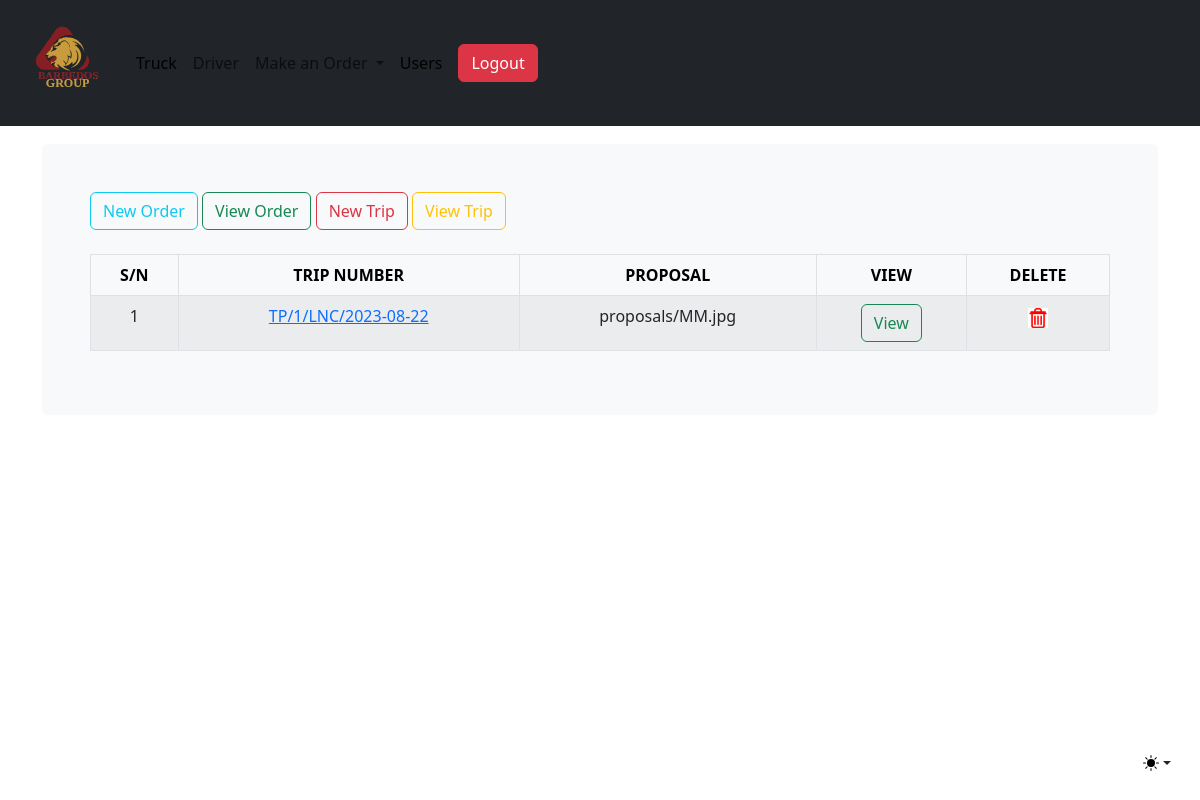
/trip-app/view-Itrip/ (signed in), run on an earlier commit of the app's database.
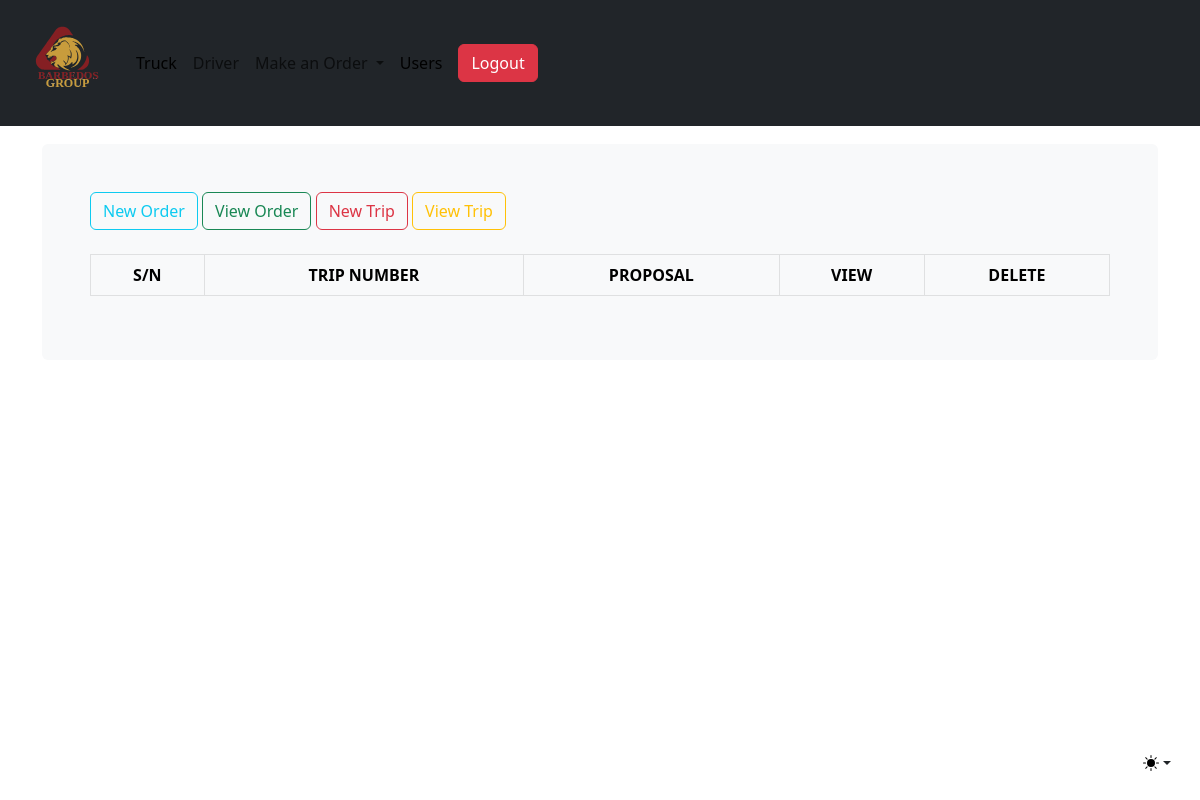
And on a later commit of the database.
### trips/models.py (models this page shows, shortened)
class IndividualTrips(models.Model):
    CHOICES = (("TP","TRIP"),)
    name =  models.CharField(max_length=2, choices=CHOICES, default="TP")
    initials =  models.CharField(max_length=5, help_text="Enter Fullname Initials")
    date = models.DateField(auto_now_add=True)
    proposal = models.FileField(upload_to="proposals/")
    class Meta:
        verbose_name = "Individual Trip"
        verbose_name_plural = "Individual Trips"
    @property
    def Trip_no(self):
        return f"{self.name}/{self.id}/{self.initials}/{self.date}"

### trips/views.py (the view)
# urls.py: path("view-Itrip/", views.IndividualTripView, name="viewindividualtrip"),
@login_required(login_url="account:login")
@staff_member_required(login_url="base:index")
def IndividualTripView(request):
    title = "Trips"
    query = IndividualTrips.objects.all()
    context = {"title": title, "iadded": query}
    return render(request, "display/itrip.html", context)

### templates/display/itrip.html (shortened to what this page needs)
{% extends 'base/base.html' %}
{% load crispy_forms_tags %}
{% load static %}
{% block content %}
{% include "base/inavbar.html" %}
    <div class="table responsive">
         <br>
     <table class = 'table table-bordered table-striped'>
        <thead class = 'table-light'>
            <tr>
            <th class = "text-center">S/N</th>
            <th class = "text-center">TRIP NUMBER</th>
            <th class = "text-center">PROPOSAL</th>
            <th class = "text-center">VIEW</th>
            {% if request.user.is_superuser %}
            <th class = "text-center">DELETE</th>
            {% endif %}
            </tr>
        </thead>
        {%for item in iadded %}
        <tr>
            <td class = "text-center">{{forloop.counter}}</td>
            <td class = "text-center"><a href="{% url 'trips:updateindividualtrip' item.id %}">{{item.Trip_no|upper}}</a></td>
            <td class = "text-center">{{item.proposal}}</td>
            <td class = "text-center"><a href="{% url 'trips:itorders' item.id %}" class="btn btn-outline-success">View</a></td>
            {% if request.user.is_superuser %}
            <td class = "text-center"><a href="{% url 'trips:deleteindividualtrip' item.id %}"><img src="{% static 'img/del.jpg' %}" height= "20" width="20"></a></td>
            {% endif %}
        </tr>
        {%endfor%}
        </table>
    </div>
{% endblock %}

What changed in the data, as far as the page shows it:
removed IndividualTrips: Trip_no "TP/1/LNC/2023-08-22", proposal "proposals/MM.jpg"
